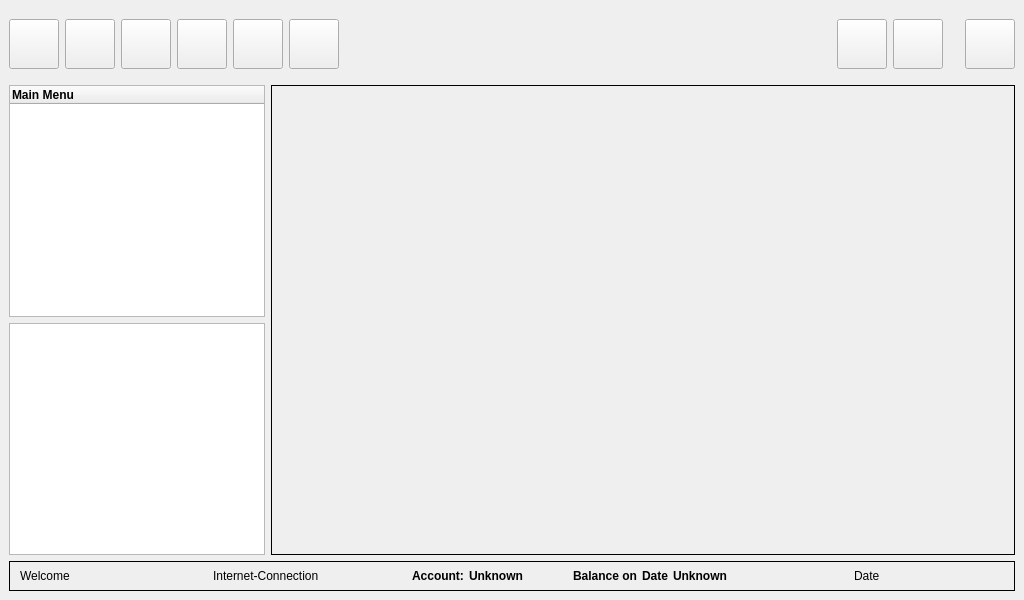
<?xml version="1.0" encoding="UTF-8"?>
<ui version="4.0">
 <author>Wallter Roth</author>
 <class>GuiMain</class>
 <widget class="QWidget" name="GuiMain">
  <property name="geometry">
   <rect>
    <x>0</x>
    <y>0</y>
    <width>1024</width>
    <height>600</height>
   </rect>
  </property>
  <property name="sizePolicy">
   <sizepolicy hsizetype="Preferred" vsizetype="Preferred">
    <horstretch>64</horstretch>
    <verstretch>0</verstretch>
   </sizepolicy>
  </property>
  <property name="minimumSize">
   <size>
    <width>800</width>
    <height>500</height>
   </size>
  </property>
  <property name="windowTitle">
   <string>MoneyPenny</string>
  </property>
  <layout class="QVBoxLayout">
   <property name="spacing">
    <number>6</number>
   </property>
   <property name="margin">
    <number>9</number>
   </property>
   <item>
    <layout class="QHBoxLayout">
     <property name="spacing">
      <number>6</number>
     </property>
     <property name="margin">
      <number>0</number>
     </property>
     <item>
      <widget class="QPushButton" name="buttonAccounts">
       <property name="sizePolicy">
        <sizepolicy hsizetype="Minimum" vsizetype="Fixed">
         <horstretch>0</horstretch>
         <verstretch>0</verstretch>
        </sizepolicy>
       </property>
       <property name="minimumSize">
        <size>
         <width>50</width>
         <height>50</height>
        </size>
       </property>
       <property name="maximumSize">
        <size>
         <width>50</width>
         <height>50</height>
        </size>
       </property>
       <property name="toolTip">
        <string>Show master data of the selected account</string>
       </property>
       <property name="whatsThis">
        <string>Account Status</string>
       </property>
       <property name="text">
        <string/>
       </property>
       <property name="icon">
        <iconset resource="../../moneypenny.qrc">
         <normaloff>:/images/accounts.xpm</normaloff>:/images/accounts.xpm</iconset>
       </property>
       <property name="iconSize">
        <size>
         <width>48</width>
         <height>48</height>
        </size>
       </property>
      </widget>
     </item>
     <item>
      <widget class="QPushButton" name="buttonSingleTransfer">
       <property name="sizePolicy">
        <sizepolicy hsizetype="Minimum" vsizetype="Fixed">
         <horstretch>0</horstretch>
         <verstretch>0</verstretch>
        </sizepolicy>
       </property>
       <property name="minimumSize">
        <size>
         <width>50</width>
         <height>50</height>
        </size>
       </property>
       <property name="maximumSize">
        <size>
         <width>50</width>
         <height>50</height>
        </size>
       </property>
       <property name="toolTip">
        <string>Create a single transfer from the selected account</string>
       </property>
       <property name="whatsThis">
        <string>Create Single Transfer</string>
       </property>
       <property name="text">
        <string/>
       </property>
       <property name="icon">
        <iconset resource="../../moneypenny.qrc">
         <normaloff>:/images/transfer.xpm</normaloff>:/images/transfer.xpm</iconset>
       </property>
       <property name="iconSize">
        <size>
         <width>48</width>
         <height>48</height>
        </size>
       </property>
      </widget>
     </item>
     <item>
      <widget class="QPushButton" name="buttonShowTransactions">
       <property name="sizePolicy">
        <sizepolicy hsizetype="Minimum" vsizetype="Fixed">
         <horstretch>0</horstretch>
         <verstretch>0</verstretch>
        </sizepolicy>
       </property>
       <property name="minimumSize">
        <size>
         <width>50</width>
         <height>50</height>
        </size>
       </property>
       <property name="maximumSize">
        <size>
         <width>50</width>
         <height>50</height>
        </size>
       </property>
       <property name="toolTip">
        <string>Show the list of turnovers for the selected account</string>
       </property>
       <property name="whatsThis">
        <string>Show Turnovers</string>
       </property>
       <property name="text">
        <string/>
       </property>
       <property name="icon">
        <iconset resource="../../moneypenny.qrc">
         <normaloff>:/images/transactions.xpm</normaloff>:/images/transactions.xpm</iconset>
       </property>
       <property name="iconSize">
        <size>
         <width>48</width>
         <height>48</height>
        </size>
       </property>
      </widget>
     </item>
     <item>
      <widget class="QPushButton" name="buttonUpdate">
       <property name="minimumSize">
        <size>
         <width>50</width>
         <height>50</height>
        </size>
       </property>
       <property name="maximumSize">
        <size>
         <width>50</width>
         <height>50</height>
        </size>
       </property>
       <property name="toolTip">
        <string>Perform a complete data update fot all accounts.</string>
       </property>
       <property name="text">
        <string/>
       </property>
       <property name="icon">
        <iconset resource="../../moneypenny.qrc">
         <normaloff>:/images/update.xpm</normaloff>:/images/update.xpm</iconset>
       </property>
       <property name="iconSize">
        <size>
         <width>48</width>
         <height>48</height>
        </size>
       </property>
      </widget>
     </item>
     <item>
      <spacer>
       <property name="orientation">
        <enum>Qt::Horizontal</enum>
       </property>
       <property name="sizeType">
        <enum>QSizePolicy::Preferred</enum>
       </property>
       <property name="sizeHint" stdset="0">
        <size>
         <width>0</width>
         <height>70</height>
        </size>
       </property>
      </spacer>
     </item>
     <item>
      <widget class="QPushButton" name="buttonDialIn">
       <property name="minimumSize">
        <size>
         <width>50</width>
         <height>50</height>
        </size>
       </property>
       <property name="maximumSize">
        <size>
         <width>50</width>
         <height>50</height>
        </size>
       </property>
       <property name="toolTip">
        <string>Manual Internet dial in.</string>
       </property>
       <property name="text">
        <string/>
       </property>
       <property name="icon">
        <iconset resource="../../moneypenny.qrc">
         <normaloff>:/images/connect_established.png</normaloff>:/images/connect_established.png</iconset>
       </property>
       <property name="iconSize">
        <size>
         <width>48</width>
         <height>48</height>
        </size>
       </property>
      </widget>
     </item>
     <item>
      <spacer>
       <property name="orientation">
        <enum>Qt::Horizontal</enum>
       </property>
       <property name="sizeType">
        <enum>QSizePolicy::Preferred</enum>
       </property>
       <property name="sizeHint" stdset="0">
        <size>
         <width>0</width>
         <height>70</height>
        </size>
       </property>
      </spacer>
     </item>
     <item>
      <widget class="QPushButton" name="buttonSendNow">
       <property name="minimumSize">
        <size>
         <width>50</width>
         <height>50</height>
        </size>
       </property>
       <property name="maximumSize">
        <size>
         <width>50</width>
         <height>50</height>
        </size>
       </property>
       <property name="toolTip">
        <string>Send all jobs in the job list to the bank. </string>
       </property>
       <property name="whatsThis">
        <string>Execute Job Queue</string>
       </property>
       <property name="text">
        <string/>
       </property>
       <property name="icon">
        <iconset resource="../../moneypenny.qrc">
         <normaloff>:/images/sendnow.xpm</normaloff>:/images/sendnow.xpm</iconset>
       </property>
       <property name="iconSize">
        <size>
         <width>48</width>
         <height>48</height>
        </size>
       </property>
      </widget>
     </item>
     <item>
      <spacer>
       <property name="orientation">
        <enum>Qt::Horizontal</enum>
       </property>
       <property name="sizeType">
        <enum>QSizePolicy::Expanding</enum>
       </property>
       <property name="sizeHint" stdset="0">
        <size>
         <width>16</width>
         <height>70</height>
        </size>
       </property>
      </spacer>
     </item>
     <item>
      <widget class="QLabel" name="labelApplicationName">
       <property name="maximumSize">
        <size>
         <width>400</width>
         <height>50</height>
        </size>
       </property>
       <property name="text">
        <string/>
       </property>
       <property name="pixmap">
        <pixmap resource="../../moneypenny.qrc">:/images/moneypenny.xpm</pixmap>
       </property>
       <property name="scaledContents">
        <bool>true</bool>
       </property>
      </widget>
     </item>
     <item>
      <spacer>
       <property name="orientation">
        <enum>Qt::Horizontal</enum>
       </property>
       <property name="sizeType">
        <enum>QSizePolicy::Expanding</enum>
       </property>
       <property name="sizeHint" stdset="0">
        <size>
         <width>16</width>
         <height>70</height>
        </size>
       </property>
      </spacer>
     </item>
     <item>
      <widget class="QPushButton" name="buttonToolbox">
       <property name="minimumSize">
        <size>
         <width>50</width>
         <height>50</height>
        </size>
       </property>
       <property name="maximumSize">
        <size>
         <width>50</width>
         <height>50</height>
        </size>
       </property>
       <property name="toolTip">
        <string>The toolbox contains tools for experts.</string>
       </property>
       <property name="whatsThis">
        <string>Toolbox</string>
       </property>
       <property name="text">
        <string/>
       </property>
       <property name="icon">
        <iconset resource="../../moneypenny.qrc">
         <normaloff>:/images/toolbox.xpm</normaloff>:/images/toolbox.xpm</iconset>
       </property>
       <property name="iconSize">
        <size>
         <width>48</width>
         <height>48</height>
        </size>
       </property>
      </widget>
     </item>
     <item>
      <widget class="QPushButton" name="buttonHelp">
       <property name="minimumSize">
        <size>
         <width>50</width>
         <height>50</height>
        </size>
       </property>
       <property name="maximumSize">
        <size>
         <width>50</width>
         <height>50</height>
        </size>
       </property>
       <property name="toolTip">
        <string>Help</string>
       </property>
       <property name="whatsThis">
        <string>Help</string>
       </property>
       <property name="text">
        <string/>
       </property>
       <property name="icon">
        <iconset resource="../../moneypenny.qrc">
         <normaloff>:/images/help.xpm</normaloff>:/images/help.xpm</iconset>
       </property>
       <property name="iconSize">
        <size>
         <width>48</width>
         <height>48</height>
        </size>
       </property>
      </widget>
     </item>
     <item>
      <spacer>
       <property name="orientation">
        <enum>Qt::Horizontal</enum>
       </property>
       <property name="sizeType">
        <enum>QSizePolicy::Preferred</enum>
       </property>
       <property name="sizeHint" stdset="0">
        <size>
         <width>16</width>
         <height>70</height>
        </size>
       </property>
      </spacer>
     </item>
     <item>
      <widget class="QPushButton" name="buttonClose">
       <property name="minimumSize">
        <size>
         <width>50</width>
         <height>50</height>
        </size>
       </property>
       <property name="maximumSize">
        <size>
         <width>50</width>
         <height>50</height>
        </size>
       </property>
       <property name="toolTip">
        <string>Exit</string>
       </property>
       <property name="text">
        <string/>
       </property>
       <property name="icon">
        <iconset resource="../../moneypenny.qrc">
         <normaloff>:/images/exit.xpm</normaloff>:/images/exit.xpm</iconset>
       </property>
       <property name="iconSize">
        <size>
         <width>48</width>
         <height>48</height>
        </size>
       </property>
      </widget>
     </item>
    </layout>
   </item>
   <item>
    <layout class="QHBoxLayout">
     <property name="spacing">
      <number>6</number>
     </property>
     <property name="margin">
      <number>0</number>
     </property>
     <item>
      <layout class="QVBoxLayout">
       <property name="spacing">
        <number>6</number>
       </property>
       <property name="margin">
        <number>0</number>
       </property>
       <item>
        <widget class="QTreeWidget" name="treeWidgetMenu">
         <property name="sizePolicy">
          <sizepolicy hsizetype="Expanding" vsizetype="Expanding">
           <horstretch>1</horstretch>
           <verstretch>0</verstretch>
          </sizepolicy>
         </property>
         <property name="font">
          <font>
           <weight>75</weight>
           <bold>true</bold>
          </font>
         </property>
         <property name="columnCount">
          <number>1</number>
         </property>
         <column>
          <property name="text">
           <string>Main Menu</string>
          </property>
         </column>
        </widget>
       </item>
       <item>
        <widget class="QTextEdit" name="textEditHelp">
         <property name="sizePolicy">
          <sizepolicy hsizetype="Expanding" vsizetype="Expanding">
           <horstretch>1</horstretch>
           <verstretch>0</verstretch>
          </sizepolicy>
         </property>
         <property name="minimumSize">
          <size>
           <width>200</width>
           <height>0</height>
          </size>
         </property>
         <property name="frameShape">
          <enum>QFrame::StyledPanel</enum>
         </property>
         <property name="frameShadow">
          <enum>QFrame::Plain</enum>
         </property>
         <property name="lineWidth">
          <number>1</number>
         </property>
         <property name="undoRedoEnabled">
          <bool>false</bool>
         </property>
         <property name="readOnly">
          <bool>true</bool>
         </property>
        </widget>
       </item>
      </layout>
     </item>
     <item>
      <widget class="QStackedWidget" name="stackedWidget">
       <property name="sizePolicy">
        <sizepolicy hsizetype="Preferred" vsizetype="Preferred">
         <horstretch>4</horstretch>
         <verstretch>0</verstretch>
        </sizepolicy>
       </property>
       <property name="frameShape">
        <enum>QFrame::Box</enum>
       </property>
       <widget class="QWidget" name="Designer_start_page"/>
      </widget>
     </item>
    </layout>
   </item>
   <item>
    <widget class="QFrame" name="frameStatusBar">
     <property name="sizePolicy">
      <sizepolicy hsizetype="Expanding" vsizetype="Expanding">
       <horstretch>0</horstretch>
       <verstretch>0</verstretch>
      </sizepolicy>
     </property>
     <property name="minimumSize">
      <size>
       <width>600</width>
       <height>30</height>
      </size>
     </property>
     <property name="maximumSize">
      <size>
       <width>32767</width>
       <height>30</height>
      </size>
     </property>
     <property name="frameShape">
      <enum>QFrame::Box</enum>
     </property>
     <property name="frameShadow">
      <enum>QFrame::Plain</enum>
     </property>
     <property name="lineWidth">
      <number>1</number>
     </property>
     <layout class="QHBoxLayout">
      <property name="spacing">
       <number>5</number>
      </property>
      <property name="margin">
       <number>5</number>
      </property>
      <item>
       <spacer>
        <property name="orientation">
         <enum>Qt::Horizontal</enum>
        </property>
        <property name="sizeType">
         <enum>QSizePolicy::Fixed</enum>
        </property>
        <property name="sizeHint" stdset="0">
         <size>
          <width>5</width>
          <height>16</height>
         </size>
        </property>
       </spacer>
      </item>
      <item>
       <widget class="QLabel" name="textLabelStatus">
        <property name="sizePolicy">
         <sizepolicy hsizetype="Expanding" vsizetype="Fixed">
          <horstretch>0</horstretch>
          <verstretch>0</verstretch>
         </sizepolicy>
        </property>
        <property name="minimumSize">
         <size>
          <width>100</width>
          <height>15</height>
         </size>
        </property>
        <property name="text">
         <string>Welcome</string>
        </property>
        <property name="alignment">
         <set>Qt::AlignLeading|Qt::AlignLeft|Qt::AlignVCenter</set>
        </property>
        <property name="wordWrap">
         <bool>false</bool>
        </property>
        <property name="margin">
         <number>0</number>
        </property>
       </widget>
      </item>
      <item>
       <spacer>
        <property name="orientation">
         <enum>Qt::Horizontal</enum>
        </property>
        <property name="sizeType">
         <enum>QSizePolicy::Expanding</enum>
        </property>
        <property name="sizeHint" stdset="0">
         <size>
          <width>5</width>
          <height>16</height>
         </size>
        </property>
       </spacer>
      </item>
      <item>
       <widget class="QLabel" name="textLabelConnection">
        <property name="sizePolicy">
         <sizepolicy hsizetype="Expanding" vsizetype="Fixed">
          <horstretch>0</horstretch>
          <verstretch>0</verstretch>
         </sizepolicy>
        </property>
        <property name="minimumSize">
         <size>
          <width>100</width>
          <height>15</height>
         </size>
        </property>
        <property name="text">
         <string>Internet-Connection</string>
        </property>
        <property name="alignment">
         <set>Qt::AlignLeading|Qt::AlignLeft|Qt::AlignVCenter</set>
        </property>
        <property name="wordWrap">
         <bool>false</bool>
        </property>
        <property name="margin">
         <number>0</number>
        </property>
       </widget>
      </item>
      <item>
       <spacer>
        <property name="orientation">
         <enum>Qt::Horizontal</enum>
        </property>
        <property name="sizeType">
         <enum>QSizePolicy::Expanding</enum>
        </property>
        <property name="sizeHint" stdset="0">
         <size>
          <width>5</width>
          <height>20</height>
         </size>
        </property>
       </spacer>
      </item>
      <item>
       <widget class="QLabel" name="textLabel1_2">
        <property name="font">
         <font>
          <weight>75</weight>
          <bold>true</bold>
         </font>
        </property>
        <property name="text">
         <string>Account:</string>
        </property>
        <property name="wordWrap">
         <bool>false</bool>
        </property>
       </widget>
      </item>
      <item>
       <widget class="QLabel" name="labelAccount">
        <property name="sizePolicy">
         <sizepolicy hsizetype="Expanding" vsizetype="Fixed">
          <horstretch>0</horstretch>
          <verstretch>0</verstretch>
         </sizepolicy>
        </property>
        <property name="minimumSize">
         <size>
          <width>50</width>
          <height>15</height>
         </size>
        </property>
        <property name="font">
         <font>
          <weight>75</weight>
          <bold>true</bold>
         </font>
        </property>
        <property name="text">
         <string>Unknown</string>
        </property>
        <property name="alignment">
         <set>Qt::AlignLeading|Qt::AlignLeft|Qt::AlignVCenter</set>
        </property>
        <property name="wordWrap">
         <bool>true</bool>
        </property>
       </widget>
      </item>
      <item>
       <spacer>
        <property name="orientation">
         <enum>Qt::Horizontal</enum>
        </property>
        <property name="sizeType">
         <enum>QSizePolicy::Fixed</enum>
        </property>
        <property name="sizeHint" stdset="0">
         <size>
          <width>10</width>
          <height>16</height>
         </size>
        </property>
       </spacer>
      </item>
      <item>
       <widget class="QLabel" name="textLabel1">
        <property name="font">
         <font>
          <weight>75</weight>
          <bold>true</bold>
         </font>
        </property>
        <property name="text">
         <string>Balance on</string>
        </property>
        <property name="wordWrap">
         <bool>false</bool>
        </property>
       </widget>
      </item>
      <item>
       <widget class="QLabel" name="labelBalanceDate">
        <property name="font">
         <font>
          <weight>75</weight>
          <bold>true</bold>
         </font>
        </property>
        <property name="text">
         <string>Date</string>
        </property>
        <property name="wordWrap">
         <bool>false</bool>
        </property>
       </widget>
      </item>
      <item>
       <widget class="QLabel" name="labelBalance">
        <property name="sizePolicy">
         <sizepolicy hsizetype="Expanding" vsizetype="Fixed">
          <horstretch>0</horstretch>
          <verstretch>0</verstretch>
         </sizepolicy>
        </property>
        <property name="minimumSize">
         <size>
          <width>50</width>
          <height>15</height>
         </size>
        </property>
        <property name="font">
         <font>
          <weight>75</weight>
          <bold>true</bold>
         </font>
        </property>
        <property name="text">
         <string>Unknown</string>
        </property>
        <property name="alignment">
         <set>Qt::AlignLeading|Qt::AlignLeft|Qt::AlignVCenter</set>
        </property>
        <property name="wordWrap">
         <bool>false</bool>
        </property>
       </widget>
      </item>
      <item>
       <spacer>
        <property name="orientation">
         <enum>Qt::Horizontal</enum>
        </property>
        <property name="sizeType">
         <enum>QSizePolicy::Expanding</enum>
        </property>
        <property name="sizeHint" stdset="0">
         <size>
          <width>5</width>
          <height>20</height>
         </size>
        </property>
       </spacer>
      </item>
      <item>
       <widget class="QLabel" name="textLabelDate">
        <property name="sizePolicy">
         <sizepolicy hsizetype="Expanding" vsizetype="Fixed">
          <horstretch>0</horstretch>
          <verstretch>0</verstretch>
         </sizepolicy>
        </property>
        <property name="minimumSize">
         <size>
          <width>150</width>
          <height>15</height>
         </size>
        </property>
        <property name="text">
         <string>Date</string>
        </property>
        <property name="alignment">
         <set>Qt::AlignLeading|Qt::AlignLeft|Qt::AlignVCenter</set>
        </property>
        <property name="wordWrap">
         <bool>false</bool>
        </property>
       </widget>
      </item>
      <item>
       <spacer>
        <property name="orientation">
         <enum>Qt::Horizontal</enum>
        </property>
        <property name="sizeType">
         <enum>QSizePolicy::Fixed</enum>
        </property>
        <property name="sizeHint" stdset="0">
         <size>
          <width>5</width>
          <height>16</height>
         </size>
        </property>
       </spacer>
      </item>
     </layout>
    </widget>
   </item>
  </layout>
 </widget>
 <layoutdefault spacing="6" margin="11"/>
 <tabstops>
  <tabstop>buttonAccounts</tabstop>
  <tabstop>buttonSingleTransfer</tabstop>
  <tabstop>buttonShowTransactions</tabstop>
  <tabstop>buttonUpdate</tabstop>
  <tabstop>buttonSendNow</tabstop>
  <tabstop>buttonToolbox</tabstop>
  <tabstop>buttonHelp</tabstop>
  <tabstop>buttonClose</tabstop>
  <tabstop>textEditHelp</tabstop>
 </tabstops>
 <resources>
  <include location="../../moneypenny.qrc"/>
 </resources>
 <connections>
  <connection>
   <sender>buttonClose</sender>
   <signal>clicked()</signal>
   <receiver>GuiMain</receiver>
   <slot>close()</slot>
   <hints>
    <hint type="sourcelabel">
     <x>782</x>
     <y>25</y>
    </hint>
    <hint type="destinationlabel">
     <x>731</x>
     <y>-2</y>
    </hint>
   </hints>
  </connection>
 </connections>
</ui>
